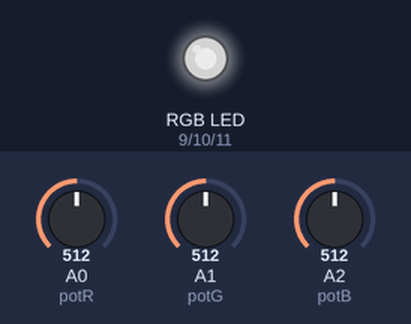
A sketch run on a simulated Arduino Uno, built with avr-gcc and run on an emulated ATmega328P. Parts: an RGB LED mixed from three pins (HIGH = lit). The inputs (shaded band) are chosen by the test bench; at power-on: A0 (potR) = 512, A1 (potG) = 512, A2 (potB) = 512. Dim RGB values are drawn brighter than linear.

Above: at 1.2 s.
1.3 s: A0 (potR) set to 716
At 1.7 s:
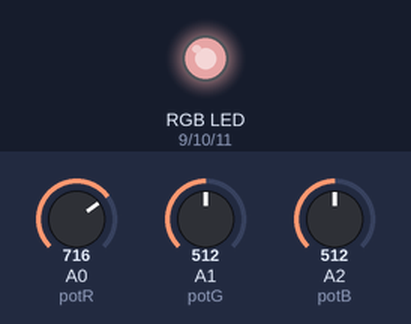
2.8 s: A1 (potG) set to 716
At 4.0 s:
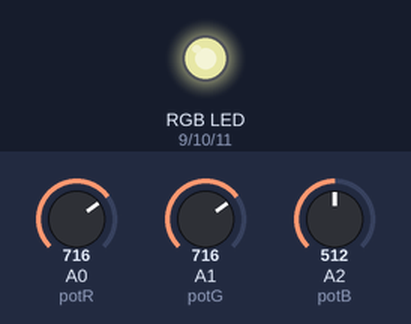
4.3 s: A2 (potB) set to 716
At 5.4 s:
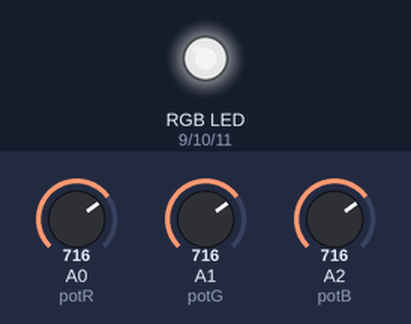
5.8 s: A0 (potR) set to 900
At 6.6 s:
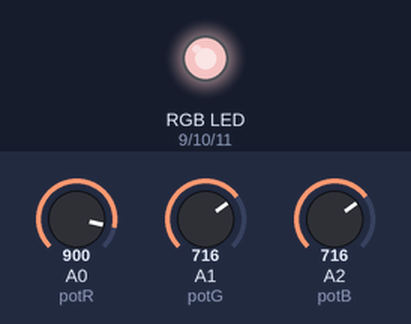
7.3 s: A1 (potG) set to 900
At 8.5 s:
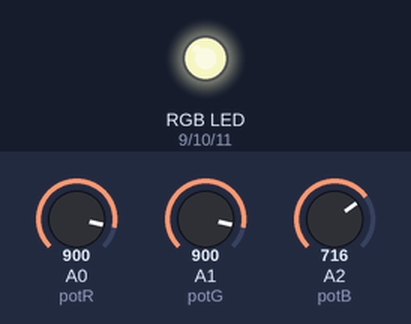
8.8 s: A2 (potB) set to 900
At 9.9 s:
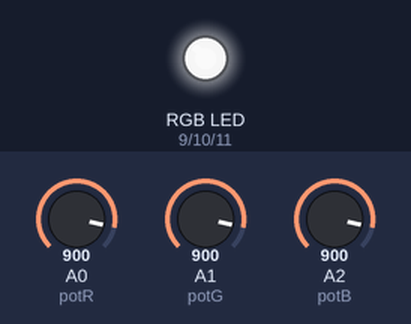
Timing chart, 0 to 11.3 s (numbered marks = the images above; inputs shaded):
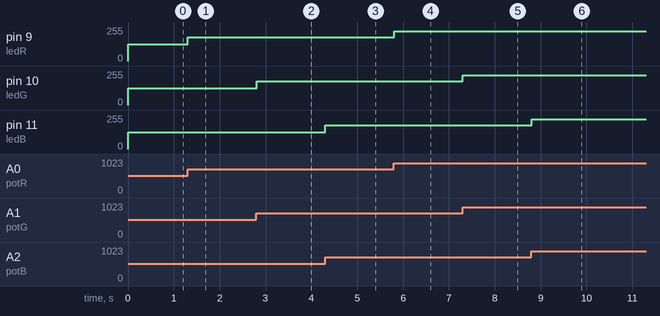

Measured:
- after the input at 1.3 s, pin 9 (ledR): 127/255 → 178/255 at once
- after the input at 2.8 s, pin 10 (ledG): 127/255 → 178/255 at once
- after the input at 4.3 s, pin 11 (ledB): 127/255 → 178/255 at once
- after the input at 5.8 s, pin 9 (ledR): 178/255 → 224/255 at once
- after the input at 7.3 s, pin 10 (ledG): 178/255 → 224/255 at once
- after the input at 8.8 s, pin 11 (ledB): 178/255 → 224/255 at once

The sketch:

rgb_pot_control.ino
```cpp
const int potR = A0;    // Red potentiometer
const int potG = A1;    // Green potentiometer
const int potB = A2;    // Blue potentiometer

const int ledR = 9;     // Red LED PWM pin
const int ledG = 10;    // Green LED PWM pin
const int ledB = 11;    // Blue LED PWM pin

void setup() {
  pinMode(ledR, OUTPUT);  // Set LED pins as output
  pinMode(ledG, OUTPUT);
  pinMode(ledB, OUTPUT);
}

void loop() {
  int valR = analogRead(potR);  // Read red potentiometer value
  int valG = analogRead(potG);  // Read green potentiometer value
  int valB = analogRead(potB);  // Read blue potentiometer value

  valR = map(valR, 0, 1023, 0, 255);  // Map to PWM 0-255
  valG = map(valG, 0, 1023, 0, 255);
  valB = map(valB, 0, 1023, 0, 255);

  analogWrite(ledR, valR);  // Set red LED brightness
  analogWrite(ledG, valG);  // Set green LED brightness
  analogWrite(ledB, valB);  // Set blue LED brightness

  delay(10);                // Small delay for stability
}
```
